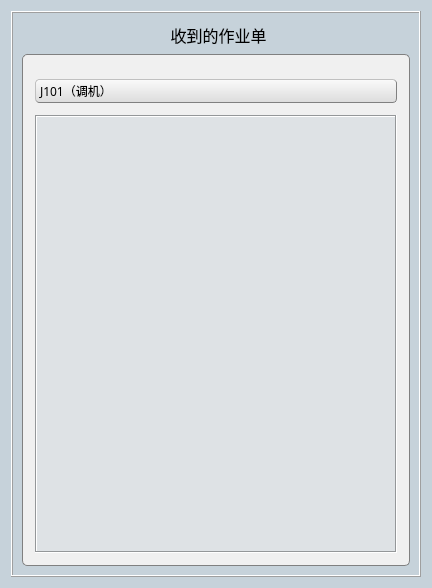
<?xml version="1.0" encoding="UTF-8"?>
<ui version="4.0">
 <class>Worksheets</class>
 <widget class="QWidget" name="Worksheets">
  <property name="geometry">
   <rect>
    <x>0</x>
    <y>0</y>
    <width>432</width>
    <height>588</height>
   </rect>
  </property>
  <property name="palette">
   <palette>
    <active>
     <colorrole role="Base">
      <brush brushstyle="SolidPattern">
       <color alpha="255">
        <red>255</red>
        <green>255</green>
        <blue>255</blue>
       </color>
      </brush>
     </colorrole>
     <colorrole role="Window">
      <brush brushstyle="SolidPattern">
       <color alpha="255">
        <red>198</red>
        <green>210</green>
        <blue>218</blue>
       </color>
      </brush>
     </colorrole>
    </active>
    <inactive>
     <colorrole role="Base">
      <brush brushstyle="SolidPattern">
       <color alpha="255">
        <red>255</red>
        <green>255</green>
        <blue>255</blue>
       </color>
      </brush>
     </colorrole>
     <colorrole role="Window">
      <brush brushstyle="SolidPattern">
       <color alpha="255">
        <red>198</red>
        <green>210</green>
        <blue>218</blue>
       </color>
      </brush>
     </colorrole>
    </inactive>
    <disabled>
     <colorrole role="Base">
      <brush brushstyle="SolidPattern">
       <color alpha="255">
        <red>198</red>
        <green>210</green>
        <blue>218</blue>
       </color>
      </brush>
     </colorrole>
     <colorrole role="Window">
      <brush brushstyle="SolidPattern">
       <color alpha="255">
        <red>198</red>
        <green>210</green>
        <blue>218</blue>
       </color>
      </brush>
     </colorrole>
    </disabled>
   </palette>
  </property>
  <property name="font">
   <font>
    <family>微软雅黑</family>
   </font>
  </property>
  <property name="windowTitle">
   <string>Form</string>
  </property>
  <property name="styleSheet">
   <string notr="true">QPushButton
{
	background-color: rgb(240, 240, 240);
	border:1px groove gray;
	border-radius:4px;
	padding:2px 4px;
	border-style:outset;
	background-color: qlineargradient(spread:pad, x1:0, y1:1, x2:0, y2:0, stop:0 rgba(220, 220, 220, 255), stop:1 rgba(250, 250, 250, 255));
}

QPushButton:hover
{
	background-color: rgb(229, 241, 251);
	color:black
}
QPushButton:pressed
{
	background-color: rgb(204, 228, 247);
	border-style:inset
}
</string>
  </property>
  <layout class="QVBoxLayout" name="verticalLayout">
   <item>
    <widget class="QFrame" name="frame">
     <property name="frameShape">
      <enum>QFrame::Box</enum>
     </property>
     <property name="frameShadow">
      <enum>QFrame::Raised</enum>
     </property>
     <property name="lineWidth">
      <number>1</number>
     </property>
     <layout class="QVBoxLayout" name="verticalLayout_3">
      <item>
       <widget class="QGroupBox" name="groupBox">
        <property name="font">
         <font>
          <family>微软雅黑</family>
          <pointsize>-1</pointsize>
          <weight>50</weight>
          <italic>false</italic>
          <bold>false</bold>
         </font>
        </property>
        <property name="styleSheet">
         <string notr="true">QGroupBox
{
	margin-top:32px;
	border-radius:5px;
	font-family:微软雅黑;
	font:16px;
 	border: 1px solid gray;
	background-color: #F0F0F0;
} 
QGroupBox::title
{
	subcontrol-origin:margin;
	subcontrol-position:top center;
	padding:1px;
}
</string>
        </property>
        <property name="title">
         <string>收到的作业单</string>
        </property>
        <property name="alignment">
         <set>Qt::AlignCenter</set>
        </property>
        <layout class="QVBoxLayout" name="verticalLayout_2">
         <property name="spacing">
          <number>12</number>
         </property>
         <property name="leftMargin">
          <number>12</number>
         </property>
         <property name="topMargin">
          <number>24</number>
         </property>
         <property name="rightMargin">
          <number>12</number>
         </property>
         <property name="bottomMargin">
          <number>12</number>
         </property>
         <item>
          <widget class="QPushButton" name="pushButton">
           <property name="minimumSize">
            <size>
             <width>0</width>
             <height>24</height>
            </size>
           </property>
           <property name="maximumSize">
            <size>
             <width>16777215</width>
             <height>24</height>
            </size>
           </property>
           <property name="font">
            <font>
             <family>微软雅黑</family>
            </font>
           </property>
           <property name="contextMenuPolicy">
            <enum>Qt::ActionsContextMenu</enum>
           </property>
           <property name="styleSheet">
            <string notr="true">text-align:left</string>
           </property>
           <property name="text">
            <string>J101（调机）</string>
           </property>
          </widget>
         </item>
         <item>
          <widget class="WorksheetTable" name="tableView">
           <property name="styleSheet">
            <string notr="true">background-color: rgb(222, 226, 229);</string>
           </property>
           <property name="frameShape">
            <enum>QFrame::Box</enum>
           </property>
           <property name="frameShadow">
            <enum>QFrame::Sunken</enum>
           </property>
          </widget>
         </item>
        </layout>
       </widget>
      </item>
     </layout>
    </widget>
   </item>
  </layout>
 </widget>
 <customwidgets>
  <customwidget>
   <class>WorksheetTable</class>
   <extends>QTableView</extends>
   <header>worksheettable.h</header>
  </customwidget>
 </customwidgets>
 <resources/>
 <connections/>
</ui>
